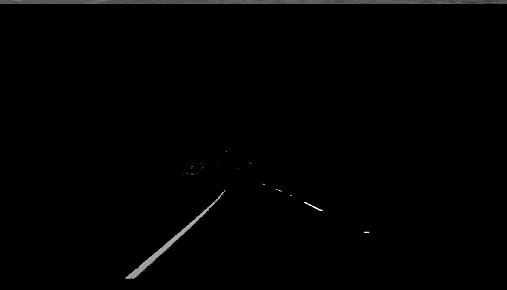
#> input picture CVprojectPhase1_18p8678&18p9203/region.jpg, 507 x 290 px
$ jupyter execute phase1.ipynb   (shell and % lines are left out)
#> lines starting #> are read from the running program, lines starting #| are printed output that depends on the picture; after the words box and inside, x2 and y2 are one past the last pixel; in counts of white or black regions, pixels touching at a corner belong together
[cell 1]
import cv2
import numpy as np
import matplotlib.pyplot as plt
import matplotlib.image as mpimg
import sys
import pylab

pylab.rcParams["figure.figsize"] = (10.,10.)

# StackImages Function to print images on the same page

[cell 2]
def stackImages(scale,imgArray):
    rows = len(imgArray)
    cols = len(imgArray[0])
    rowsAvailable = isinstance(imgArray[0], list)
    width = imgArray[0][0].shape[1]
    height = imgArray[0][0].shape[0]
    if rowsAvailable:
        for x in range ( 0, rows):
            for y in range(0, cols):
                if imgArray[x][y].shape[:2] == imgArray[0][0].shape [:2]:
                    imgArray[x][y] = cv2.resize(imgArray[x][y], (0, 0), None, scale, scale)
                else:
                    imgArray[x][y] = cv2.resize(imgArray[x][y], (imgArray[0][0].shape[1], imgArray[0][0].shape[0]), None, scale, scale)
                if len(imgArray[x][y].shape) == 2: imgArray[x][y]= cv2.cvtColor( imgArray[x][y], cv2.COLOR_GRAY2BGR)
        imageBlank = np.zeros((height, width, 3), np.uint8)
        hor = [imageBlank]*rows
        hor_con = [imageBlank]*rows
        for x in range(0, rows):
            hor[x] = np.hstack(imgArray[x])
        ver = np.vstack(hor)
    else:
        for x in range(0, rows):
            if imgArray[x].shape[:2] == imgArray[0].shape[:2]:
                imgArray[x] = cv2.resize(imgArray[x], (0, 0), None, scale, scale)
            else:
                imgArray[x] = cv2.resize(imgArray[x], (imgArray[0].shape[1], imgArray[0].shape[0]), None,scale, scale)
            if len(imgArray[x].shape) == 2: imgArray[x] = cv2.cvtColor(imgArray[x], cv2.COLOR_GRAY2BGR)
        hor= np.hstack(imgArray)
        ver = hor
    return ver

[cell 3]
img1 = cv2.imread("region.jpg")
#> img1 is the input picture: shape (290, 507, 3); min 0, max 252, mean 1.9
img2 = cv2.imread("edges.jpg")
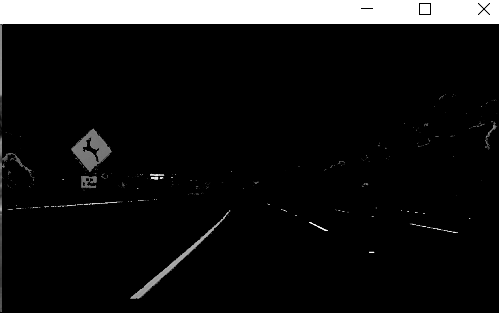
#> input picture CVprojectPhase1_18p8678&18p9203/edges.jpg, 499 x 313 px
#> img2 is the input picture: shape (313, 499, 3); min 0, max 255, mean 21.6
img3 = cv2.imread("display lines.jpg")
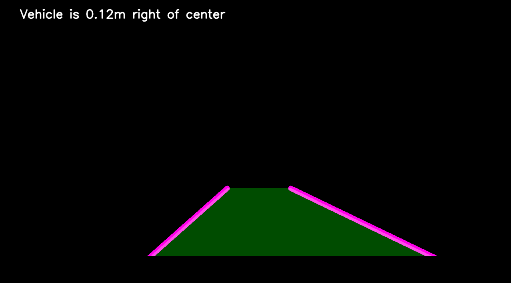
#> input picture CVprojectPhase1_18p8678&18p9203/display lines.jpg, 511 x 283 px
#> img3 is the input picture: shape (283, 511, 3); mean B, G, R 3.3, 7.2, 3.4
img4 = cv2.imread("output2.jpg")
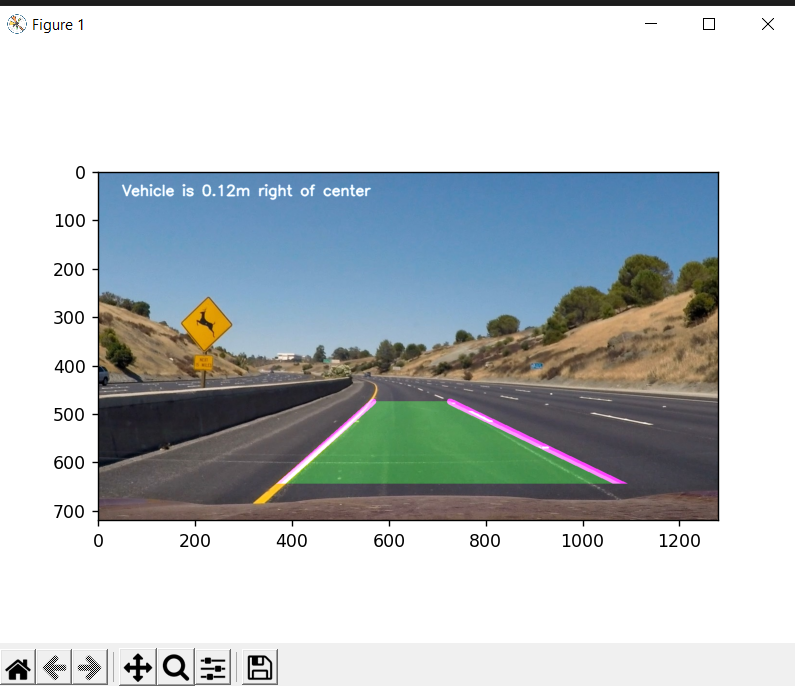
#> input picture CVprojectPhase1_18p8678&18p9203/output2.jpg, 795 x 686 px
#> img4 is the input picture: shape (686, 795, 3); mean B, G, R 198.8, 196.4, 189.9
imgstack = stackImages(0.4,([img1, img2],
                            [img3, img4]))
imgstack = cv2.cvtColor(imgstack,cv2.COLOR_BGR2RGB)
plt.imshow(imgstack)

# Region function to determine region of interest

[cell 4]
def region(image):
    height, width = image.shape
    region_of_interest = np.array([[(100, height), (550, 350), (1200, height)]]) #defines a triangle as a region that surrounds the lanes
    mask = np.zeros_like(image)  # black image mask
    mask = cv2.fillPoly(mask, region_of_interest, 255)  # Fill the triangle white
    #image is image number 3
    mask = cv2.bitwise_and(image, mask)  # detect the lane lines exactly
    #mask is image number 4
    return mask

# Function to average hough lines

[cell 5]
def average(image, lines):
    right = []
    left = []
    for line in lines:
        x1, y1, x2, y2 = line.reshape(4)                  #line's start and end points
        parameters = np.polyfit((x1, x2), (y1, y2), 1)    #put the coordinates of the start and end points in parameters array
        m = parameters[0]
        c = parameters[1]
        if m < 0:
            left.append((m, c))                             #identify as a left line
        else:
            right.append((m, c))                            #identify as a right line

    right_avg = np.average(right, axis=0)
    left_avg = np.average(left, axis=0)
    left_line = connectPoints(image, left_avg)                #averages the group of left lines to one left line and the same for the group of right lines
    right_line = connectPoints(image, right_avg)
    return np.array([left_line, right_line])

# Function to detect edges

[cell 6]
def edge_detection(img, gray_img):
    hsv_img = cv2.cvtColor(img, cv2.COLOR_RGB2HSV)
    lower_yellow = np.array([20, 100, 100], dtype="uint8")          #ranges of the color yellow
    upper_yellow = np.array([100, 255, 255], dtype="uint8")
    yellow_mask = cv2.inRange(hsv_img, lower_yellow, upper_yellow)  #show only yellow and the rest is black
    white_mask = cv2.inRange(gray_img, 200, 255)                    #show only white and the rest is black
    yw_mask = cv2.bitwise_or(white_mask, yellow_mask)               #detects yellow and white colors;the yellow color in the yellow_mask is white
    edges = cv2.bitwise_and(gray_img, yw_mask)                      #detects the white edges
    return edges

[cell 7]
img1 = cv2.imread("test1.jpg")
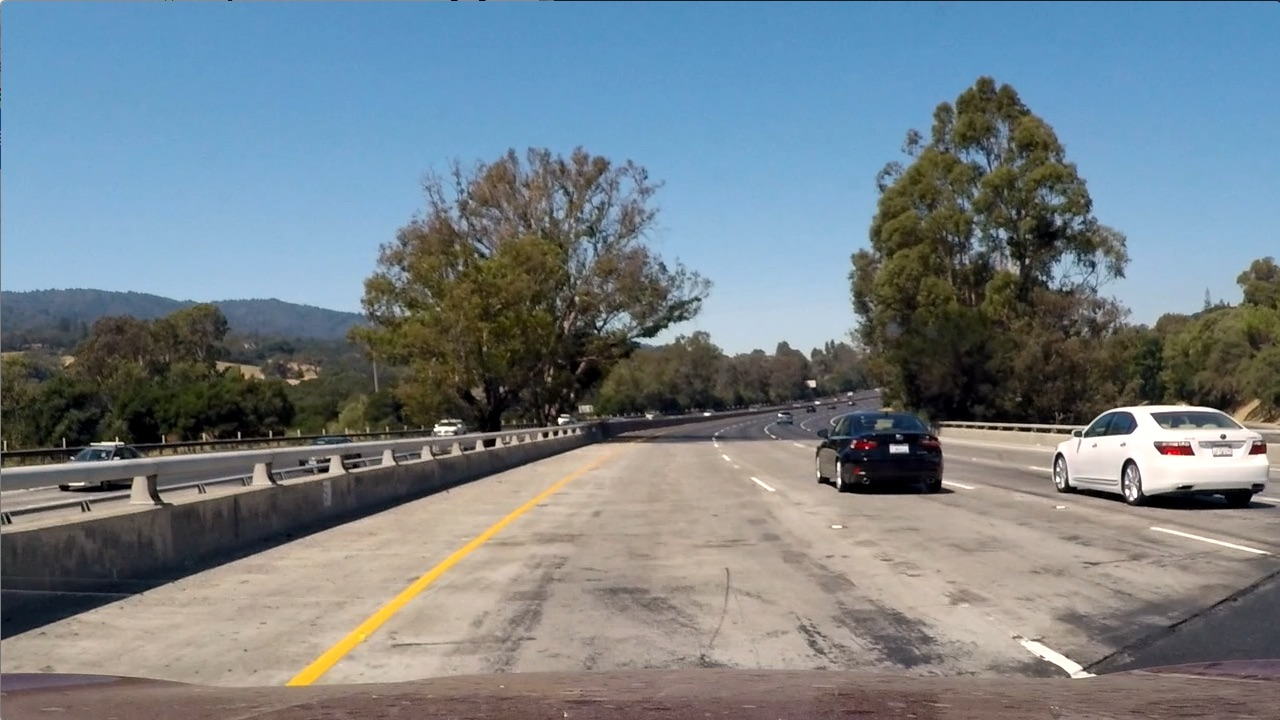
#> input picture CVprojectPhase1_18p8678&18p9203/test1.jpg, 1280 x 720 px
#> img1 is the input picture: shape (720, 1280, 3); mean B, G, R 135.5, 128.7, 117.5
img2 = cv2.cvtColor(img1,cv2.COLOR_BGR2GRAY)
#> img2: shape (720, 1280)
img3 = edge_detection(img1, img2)
#> in edge_detection, `hsv_img = cv2.cvtColor(img, cv2.COLOR_RGB2HSV)`: hsv_img: shape (720, 1280, 3); mean H, S, V 68.1, 78, 149.5
#> in edge_detection, `yellow_mask = cv2.inRange(hsv_img, lower_yellow, upper_yellow)`: yellow_mask: shape (720, 1280); 0.59% white; 229 white regions (206 under 20 px), largest, box (x1, y1, x2, y2) and area: (286, 498, 540, 688) 3112, (1225, 306, 1258, 336) 351, (1178, 323, 1202, 343) 180
#> in edge_detection, `white_mask = cv2.inRange(gray_img, 200, 255)`: white_mask: shape (720, 1280); 2.6% white; 300 white regions (256 under 20 px), largest, box (x1, y1, x2, y2) and area: (939, 405, 1280, 491) 9557, (646, 297, 858, 359) 7015, (287, 459, 598, 685) 2925
#> in edge_detection, `yw_mask = cv2.bitwise_or(white_mask, yellow_mask)`: yw_mask: shape (720, 1280); 3% white; 519 white regions (453 under 20 px), largest, box (x1, y1, x2, y2) and area: (939, 405, 1280, 491) 9557, (646, 297, 858, 359) 7015, (286, 459, 598, 688) 3815
#img3 = cv2.cvtColor(img3,cv2.COLOR_BGR2RGB)

plt.imshow(img3)

[cell 8]
#regionimg = cv2.imread("test1.jpg")
regionimg = region(img3)
#regionimg = cv2.cvtColor(regionimg, cv2.COLOR_BGR2RGB)

plt.imshow(regionimg)

# Function to connect points

[cell 9]
#y=mx+c  straight line equation
def connectPoints(image, average):                                  #function to make a line
    try:
        m, c = average                                              #updates the value of m,c according the average line
    except TypeError:
        m, c = 0.001, 0                                             #error if the line is nearly horizontal
    y1 = int(image.shape[0])
    y2 = int(y1 * (3.3 / 5))
    x1 = int((y1 - c) // m)                                         #the height (y) remains the same, but x changes
    x2 = int((y2 - c) // m)
    return np.array([x1, y1, x2, y2])

# Function to display lines and fill between them

[cell 10]
def display_lines(image, lines):                                        #lines: the one average left line and the one average right line
    lines_image = np.zeros_like(image, 'uint8')
    poly_image = np.zeros_like(image, 'uint8')
    points = []

    if lines is not None:
        for line in lines:
            x1, y1, x2, y2 = line                                                                       #a line has 2 endpoints (x1,y1), (x2,y2)
            cv2.line(lines_image, (int(x1), int(y1)), (int(x2), int(y2)), (235, 0, 255), 12)            # draw the lines on the black lines_image


            if x1 < x2:
                points.append([x1, y1])                                             #the left road line
                points.append([x2, y2])
            else:
                points.append([x2, y2])
                points.append([x1, y1])                                             #the right road line

    points = np.array(points)
    cv2.fillPoly(poly_image, [points], (0, 255, 0))             #fill space between the lines with green color; draw the green polygon on the black poly_image
    cv2.addWeighted(poly_image, 0.3, lines_image, 1, 0, lines_image)   #combine the drawn lines and green polygon in one image

    # Measure distance from center
    realCenter_x_axis = image.shape[1] / 2                                          #width/2; which resembles the car/camera center
    laneCenter_x_axis = points[0][0] + (points[-1][0] - points[0][0]) / 2
    centerDifference = realCenter_x_axis - laneCenter_x_axis

    if centerDifference > 0:
        text = f"Vehicle is {abs(round(float(centerDifference / 1000), 2))}m left of center"
    elif centerDifference < 0:
        text = f"Vehicle is {abs(round(float(centerDifference / 1000), 2))}m right of center"
    else:
        text = f"Vehicle is at the center of the lane"


    lines_image = cv2.putText(lines_image, text, (50, 50), cv2.FONT_HERSHEY_SIMPLEX, 1, (255, 255, 255), 2, cv2.LINE_AA)

    #  Crop car engine hood
    lines_image = cv2.rectangle(lines_image, (0, image.shape[0] - 75), (image.shape[1], image.shape[0]), (0, 0, 0), -1)

    return lines_image              # image number 5

# Main Function that calls all other functions and returns output

[cell 11]
def framePipeline(img):

    # Convert to Grayscale
    gray_img = cv2.cvtColor(img, cv2.COLOR_BGR2GRAY)     #image number 1

    # Add Gaussian blur
    blurred_img = cv2.GaussianBlur(gray_img, (5, 5), 0)  #image number 2

    # Edges Detection
    edges = edge_detection(img, gray_img)                #image number 3

    # Exact Lines Detection
    exactLanes = region(edges)                       #image number 4

    # Hough lines processing
    lines = cv2.HoughLinesP(exactLanes, 1, np.pi / 180, 35, np.array([]), minLineLength=25, maxLineGap=2)
    averagedLines = average(img, lines)               #the one average line for each side; total is 2 lines (the lane)
    blackLines = display_lines(img, averagedLines)    #image number 5

    blankImg= np.zeros_like(img)
    imgStack= stackImages(0.4,([gray_img,blurred_img,edges],
                               [exactLanes,blackLines,blankImg]))
    cv2.imshow('pipeline',imgStack)

    lanes = cv2.addWeighted(img, 1, blackLines, 1, 1)
    return lanes                                       #the final output of the pipeline

[cell 12]
output = cv2.imread("test1.jpg")
output = framePipeline(output)
#> in framePipeline, `lines = cv2.HoughLinesP(exactLanes, 1, np.pi / 180, 35, np.array([]), ..`: lines = 33 rows, first 6: [288, 687, 568, 476], [287, 686, 550, 488], [287, 685, 539, 495], [287, 683, 521, 507], [289, 687, 435, 577], [535, 503, 570, 476]
#> the loop in average, `for line in lines:` made 33 passes
#> (x1, y1, x2, y2, m, c) on passes 1 to 12: (288, 687, 568, 476, -0.754, 904), (287, 686, 550, 488, -0.753, 902.1), (287, 685, 539, 495, -0.754, 901.4), (287, 683, 521, 507, -0.752, 898.9), (289, 687, 435, 577, -0.753, 904.7), (535, 503, 570, 476, -0.771, 915.7), (315, 661, 500, 521, -0.757, 899.4), (295, 686, 402, 605, -0.757, 909.3), (316, 659, 479, 536, -0.755, 897.5), (293, 686, 430, 583, -0.752, 906.3), (301, 685, 382, 624, -0.753, 911.7), (297, 686, 390, 616, -0.753, 909.5)
#> after the loop in average, `for line in lines:`: left = 21 items, first 6: (-0.754, 904), (-0.753, 902.1), (-0.754, 901.4), (-0.752, 898.9), (-0.753, 904.7), (-0.771, 915.7); right = [(0.594, 35.16), (0.597, 27.9), (0.587, 39.37), (0.597, 30.69), (0.565, 57.57), (0.583, 36.42), (0.611, 11.22), (0.615, 13.77), (0.6, 22.2), (0.578, 43.42), (0.604, 24.15), (0.595, 29.14)]
#> in average, `right_avg = np.average(right, axis=0)`: right_avg = [0.594, 30.92]
#> in average, `left_avg = np.average(left, axis=0)`: left_avg = [-0.761, 910]
#> in connectPoints, `m, c = average`: m = -0.761; c = 910
#> in connectPoints, `x1 = int((y1 - c) // m)`: x1 = 249
#> in connectPoints, `x2 = int((y2 - c) // m)`: x2 = 571
#> in average, `left_line = connectPoints(image, left_avg)`: left_line = [249, 720, 571, 475]
#> in average, `right_line = connectPoints(image, right_avg)`: right_line = [1160, 720, 747, 475]
#> in framePipeline, `averagedLines = average(img, lines)`: averagedLines = [[249, 720, 571, 475], [1160, 720, 747, 475]]
#> the loop in display_lines, `for line in lines:` made 2 passes
#> after the loop in display_lines, `for line in lines:`:
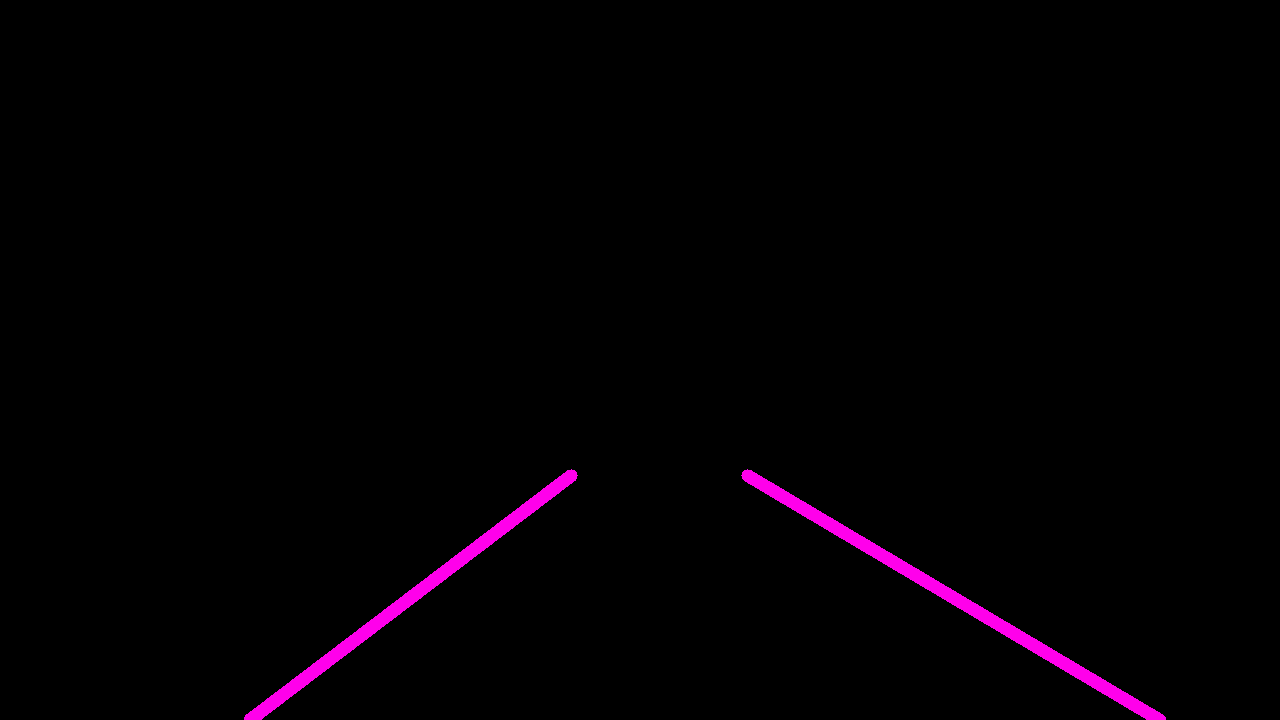
#> lines_image: shape (720, 1280, 3); mean of channels 0, 1, 2 2.9, 0, 3.2; drawn as B, G, R
#> after the loop in display_lines, `for line in lines:`: points = [[249, 720], [571, 475], [747, 475], [1160, 720]]
#> in display_lines, `cv2.fillPoly(poly_image, [points], (0, 255, 0))`:
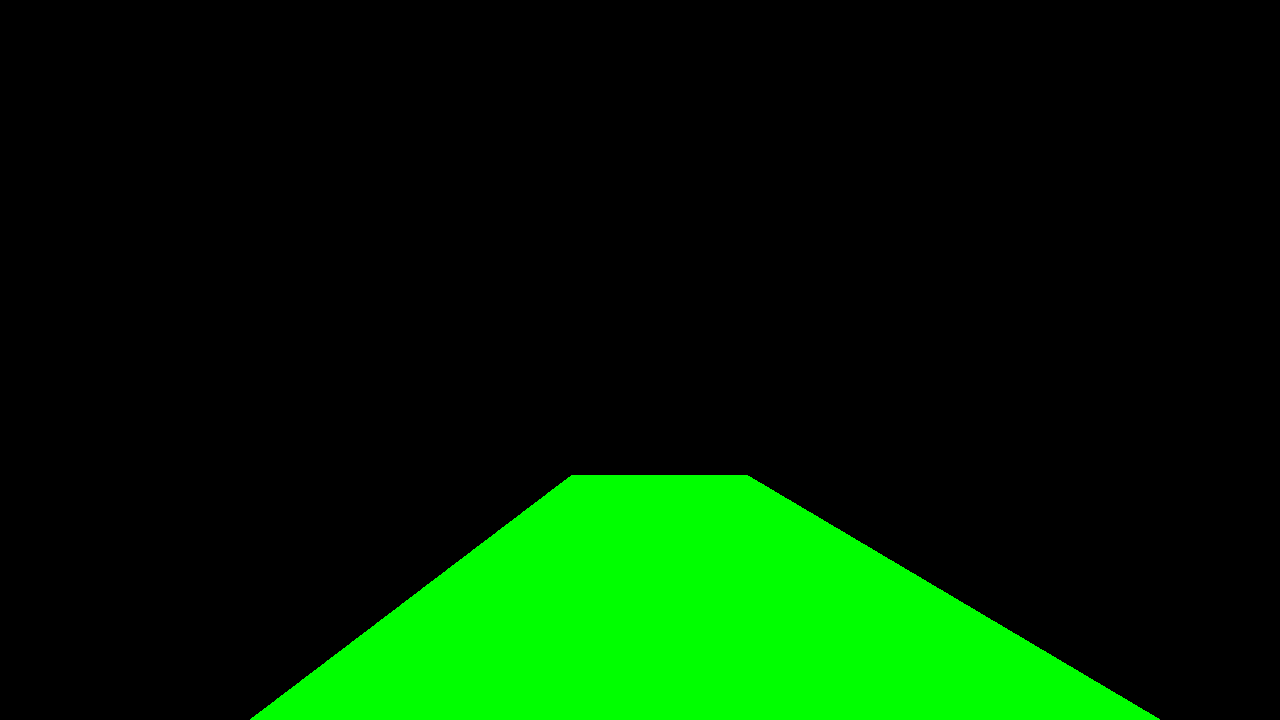
#> poly_image: shape (720, 1280, 3); mean of channels 0, 1, 2 0, 36.9, 0; drawn as B, G, R
#> in display_lines, `laneCenter_x_axis = points[0][0] + (points[-1][0] - points[0][0]) / 2`: laneCenter_x_axis = 704.5
#> in display_lines, `centerDifference = realCenter_x_axis - laneCenter_x_axis`: centerDifference = -64.5
#> in display_lines, `text = f"Vehicle is {abs(round(float(centerDifference / 1000), 2))}m r..`: text = 'Vehicle is 0.06m right of center'
#> in framePipeline, `lanes = cv2.addWeighted(img, 1, blackLines, 1, 1)`:
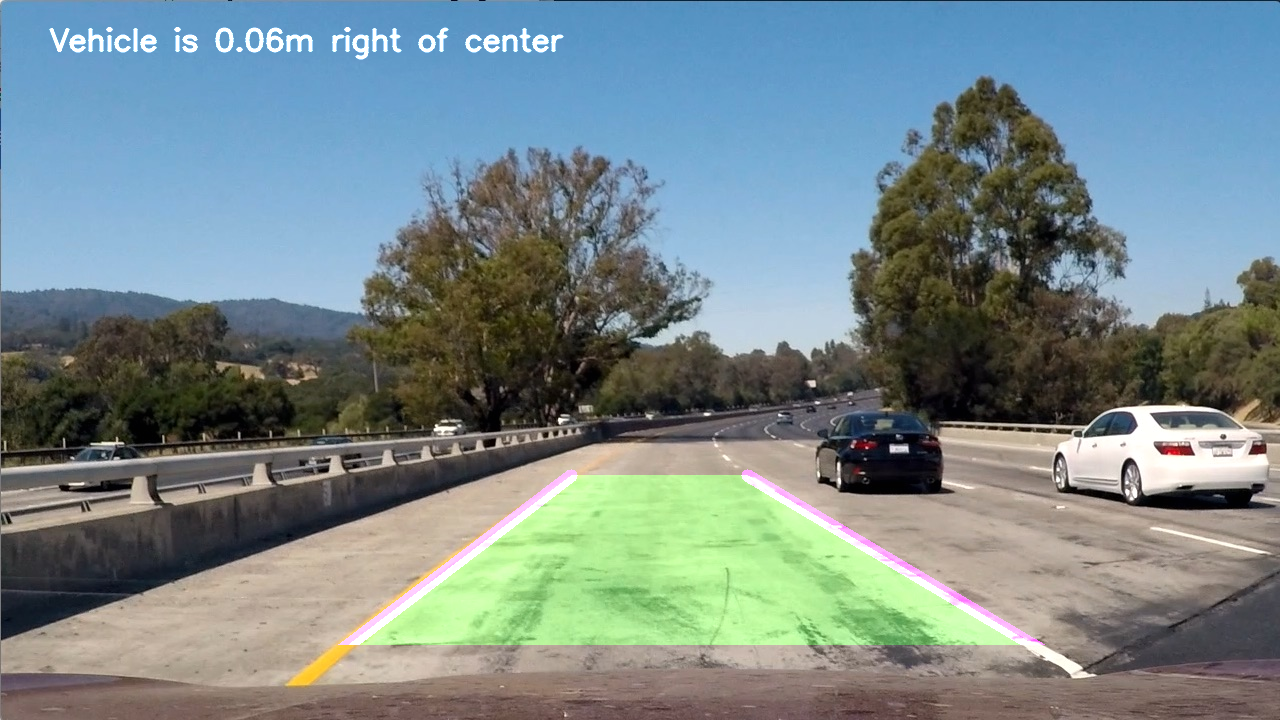
#> lanes: shape (720, 1280, 3); mean B, G, R 137.8, 136, 119.6
output = cv2.cvtColor(output, cv2.COLOR_BGR2RGB)

plt.imshow(output)
